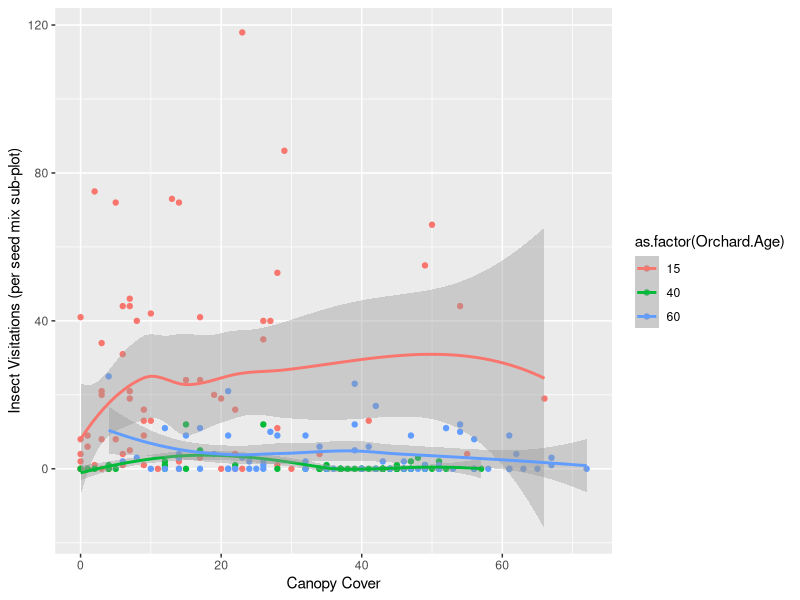
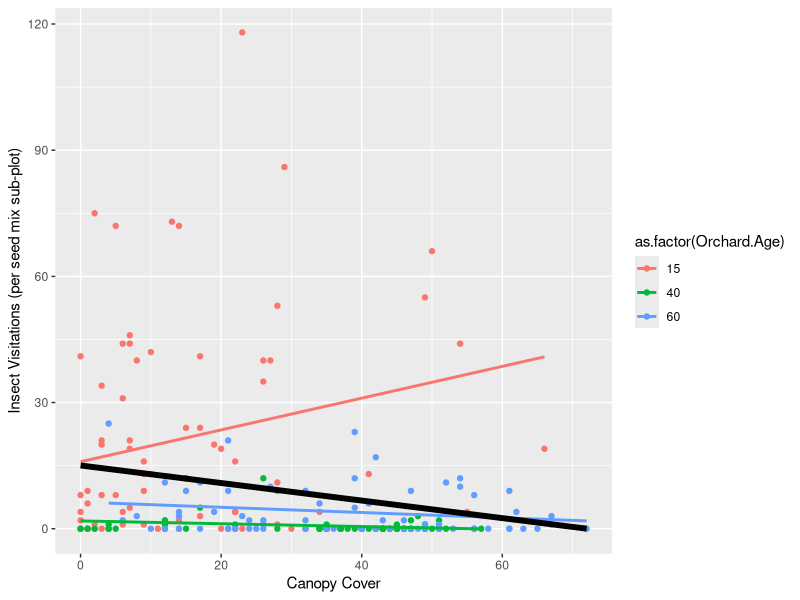

Here is the R script that generated these plots, in order:
## POLLINATOR THESIS PROJECT FIGURES
## Canopy cover vs. pollinator abundances


## Libraries needed
library(tidyverse)
library(ggplot2)
library(dplyr)
library(nlme)
library(multcomp)

#############################
#############################
## Import data
## Clean up column names and columns

observedpollinators <- read.csv("observedpollinators_2021.csv")%>%
  mutate(Management=ifelse(Management=="flailscrape", "scraped", ifelse(Management=="flail", "flailed", Management)))%>%
  mutate(Seed.Mix=ifelse(Seed.Mix=="annuals", "annual", ifelse(Seed.Mix=="perennials", "perennial", Seed.Mix)))
names(observedpollinators) <- c ("Month", "Orchard.Age", "Block", "Management", "Seed.Mix", "Host.Plant", "Morphospecies", "Number", "Notes")
#before proceeding to merge you'll need to summarize this down to the month level example below
observedpollinators<-observedpollinators%>%
  group_by(Orchard.Age, Block, Management, Seed.Mix)%>%
  summarize(Number=sum(Number))

canopycover <- read.csv("canopy_cover.csv")%>%
  filter(year==2021)%>% #have to do this here
  mutate(seedmix=ifelse(seedmix=="annuals", "annual", ifelse(seedmix=="perennials", "perennial", seedmix)))
names(canopycover) <- c("Orchard.Age", "Block", "Management", "Seed.Mix", "Canopy", "Year")
#############################
#############################

## I want to compare pollinator abundance and canopy cover, and I'd also like to keep the
## orchard age variable in there so that I can see if that has an effect (since canopy
## cover tended to vary with age)
## I also want to filter out 2020 data, since pollinators were only collected in 2021
#why? canopy is at the seeding plot level
#A: Maybe I can just select for canopy instead? I just want to include the canopy values in the
#'canopyvisits' dataset for the plot

canopyvisits <- full_join(observedpollinators, canopycover) %>%
  mutate(Number=ifelse(is.na(Number), 0, Number))%>%
  group_by(Orchard.Age, Block, Canopy, Seed.Mix) %>% 
  summarise(Number = sum(Number))

## Plot

ggplot(canopyvisits, aes(x=Canopy, y=Number, colour=as.factor(Orchard.Age))) +
  geom_point() +
  labs(x="Canopy Cover", y = "Insect Visitations (per seed mix sub-plot)") +
  stat_smooth()

ggplot(canopyvisits, aes(x=Canopy, y=Number)) +
  geom_point(aes(colour=as.factor(Orchard.Age))) +
  labs(x="Canopy Cover", y = "Insect Visitations (per seed mix sub-plot)") +
  stat_smooth(method="lm",aes(color=as.factor(Orchard.Age)), size=1, se=F)+
  stat_smooth(method="lm", size=2, color="black", se=F)


#############################
#############################

## Statistics
## I'm using a mixed model. 'lme' uses t-tests and f-tests to find the significance between
## canopy cover and insect visits. Canopy cover is a random effect.

#when we look at effect of canopy on visitations with orchard age as a random
#removing the effect of orchard age
mmcanopy<-lme(Number~Canopy, random = ~1|Block/Orchard.Age, data = canopyvisits, na.action=na.omit)
summary(mmcanopy)
anova(mmcanopy) #not significant

mmcanopy<-lme(Number~Canopy*Orchard.Age, random = ~1|Block, data = canopyvisits, na.action=na.omit)
summary(mmcanopy)
anova(mmcanopy) #not significant interaction: Canopy:Orchard.Age     1   200  0.07175  0.7891

# if you only look at canopy, ignoring orchard age
mmcanopy<-lme(Number~Canopy, random = ~1|Block, data = canopyvisits, na.action=na.omit)
summary(mmcanopy)
anova(mmcanopy) #significant

## When effect of orchard age is removed, significant.
## Because orchard age is strongly tied to canopy

#mmcanopy2<-lme(Number~Seed.Mix*Canopy, random = ~1|Block/Orchard.Age, data = canopyvisits, na.action=na.omit)
##summary(mmcanopy2)
#anova(mmcanopy2) 
#seed mix yes, canopy no

## testing canopy cover by orchard age
mmcanopy3<-lme(Canopy~Orchard.Age, random = ~1|Block, data = canopyvisits, na.action=na.omit)
summary(mmcanopy3)
anova(mmcanopy3)
